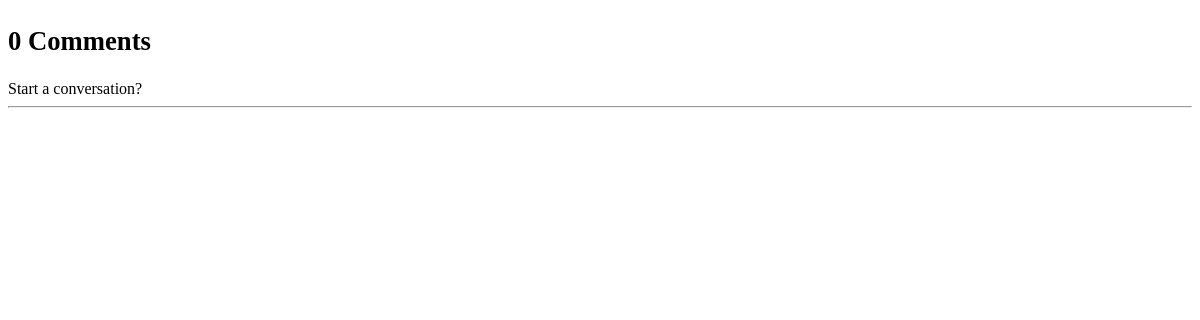
/comments/post/1/1/, run on an earlier commit of the app's database.
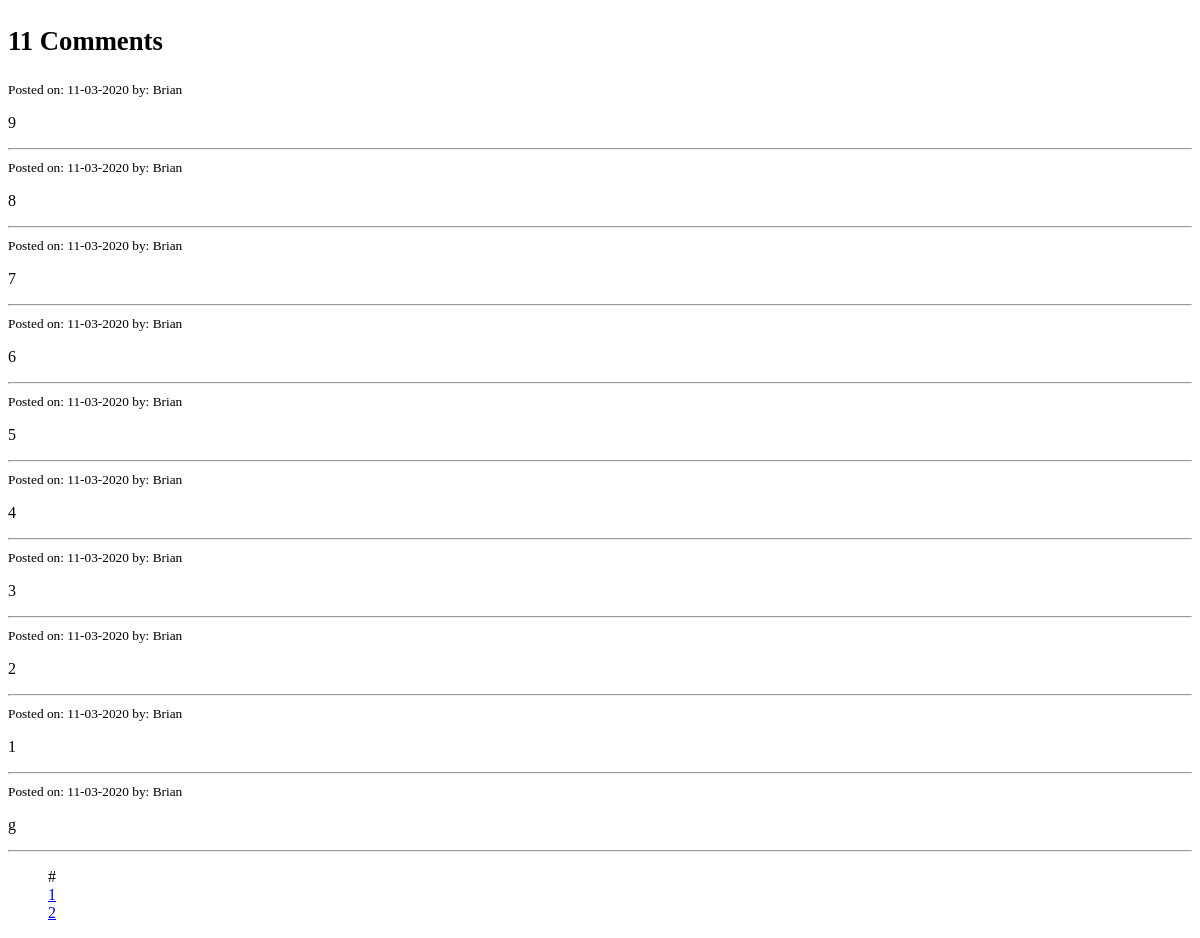
And on a later commit of the database.
### comments/models.py (models this page shows, shortened)
class Comment(models.Model):
    ComicPanel = models.ForeignKey(comics_models.ComicPanel ,on_delete=models.CASCADE, related_name='comic_panel_comments', blank = True, null = True)
    Post = models.ForeignKey(blog_models.Post, on_delete=models.CASCADE, related_name ='post_comments', blank = True, null = True)
    Comment = models.ForeignKey("self", on_delete=models.CASCADE, related_name = 'comment_comments', blank =True, null = True)
    user = models.ForeignKey(settings.AUTH_USER_MODEL, on_delete = models.CASCADE)
    body = models.TextField()
    created_on = models.DateTimeField(auto_now_add=True)

### comments/views.py (the view, shortened to what this page needs)
# urls.py: ,path('post/<int:post_pk>/<int:page>/', views.view_post_comments, name = 'view_post_comments')
def view_post_comments(request, post_pk=-1, page=1):
	comments_paginated = []
	try:
		p = Post.objects.all().get(pk=post_pk)
	except ObjectDoesNotExist as e:
		print("fuck")
		raise Http404
	comments = p.post_comments.all().order_by("-created_on")
	paginator = Paginator(comments, 10)
	try:
		comments_paginated = paginator.page(page)
	except PageNotAnInteger:
		comments_paginated = paginator.page(1)
	except EmptyPage:
		comments_paginated = paginator.page(paginator.num_pages)
	except Exception as e:
		print(e)
	return render(request, "comments/comments.html", context = {'comments': comments_paginated } );

### comments/templates/comments/comments.html (shortened to what this page needs)
<!DOCTYPE html>
<HTML lang="en">
<body>
<div class= container>
	<div class = "row">
		<div class="col-sm">
			<h1><small class="">{{ comments.paginator.count }} Comments </small></h1>
			<div class="comments-list">
				{% if comments %}
					{% for comment in comments %}
							<small>Posted on: {{ comment.created_on|date:"d-m-Y" }} by: {{ comment.user.first_name }}</small>
							<br>
							<div class="media">
				                <div class="media-comment">
				           	    	<p>{{ comment.body }}</p>
				                </div>
							</div>
						<hr>
					 {% endfor %}
				{% else %}
			    <div class = "media engirls_font_norm">
			    	 Start a conversation?
			    	 <hr>
			  	</div>
				{% endif %}
			</div>
		</div>
	</div>
	<div class = row>
		<div class= "col-sm-3">
			<ul class="pagination">
				{% if comments.paginator.num_pages > 1 %}
					<div class = "col-xs-1 col-md-2 col-lg-3 engirls_font_norm">
						#
					</div>
					{% for num in comments.paginator.page_range %}
						<div class = "col-xs-1 col-md-2 col-lg-3 engirls_font_norm">
						{% if comments.number == num %}
							 <a class="text-primary my_pagination_submit" href="#" > {{ num }} </a>
						{% else %}
							<a class="text-secondary my_pagination_submit"  href = "#">{{ num }}</a>
						{% endif %}
						</div>
					{% endfor %}
				{% endif %}
			</ul>
		</div>
	</div>
</div>
</body>

What changed in the data, as far as the page shows it:
added Comment: created_on "11-03-2020", user.first_name "Brian", body "9"
added Comment: created_on "11-03-2020", user.first_name "Brian", body "8"
added Comment: created_on "11-03-2020", user.first_name "Brian", body "7"
added Comment: created_on "11-03-2020", user.first_name "Brian", body "6"
added Comment: created_on "11-03-2020", user.first_name "Brian", body "5"
added Comment: created_on "11-03-2020", user.first_name "Brian", body "4"
added Comment: created_on "11-03-2020", user.first_name "Brian", body "3"
added Comment: created_on "11-03-2020", user.first_name "Brian", body "2"
added Comment: created_on "11-03-2020", user.first_name "Brian", body "1"
added Comment: created_on "11-03-2020", user.first_name "Brian", body "g"
Also different on the page:
{{ comments.paginator.count }}: "0" → "11"
text no longer shown: "Start a conversation?"
new list line: "1"
new list line: "2"
